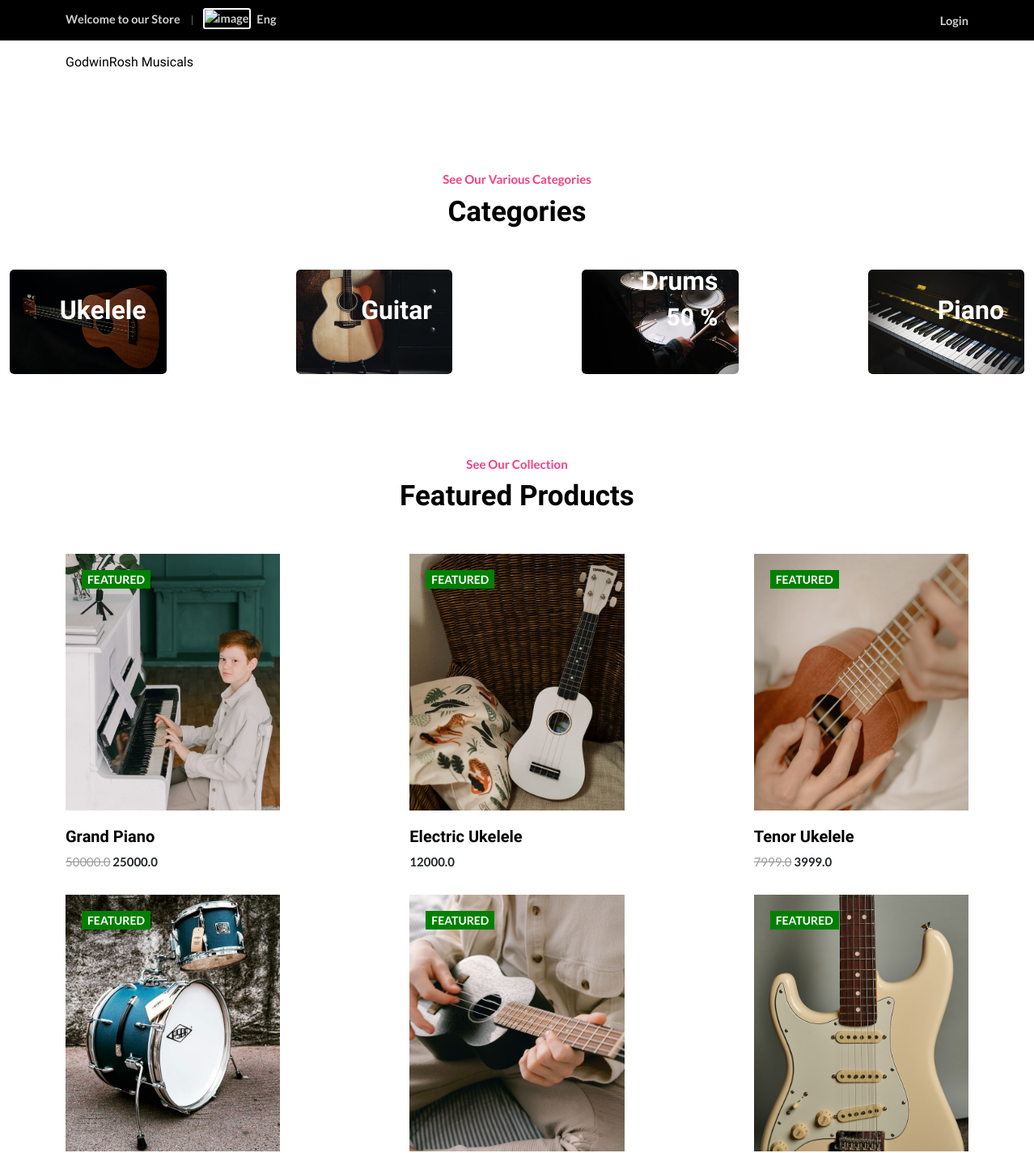
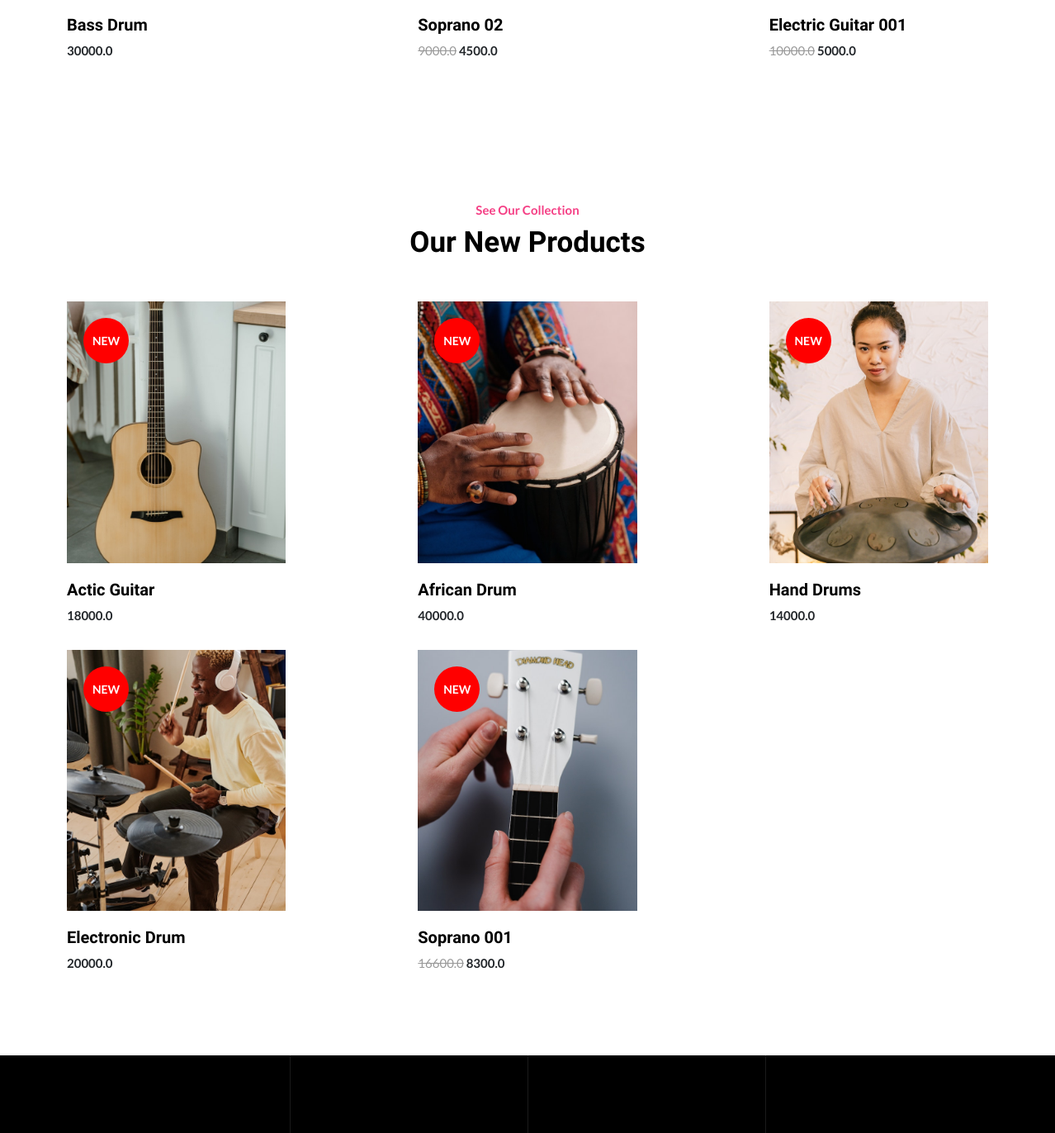
The app's page /homeee/ (upper part), older data (2 pictures, top to bottom).
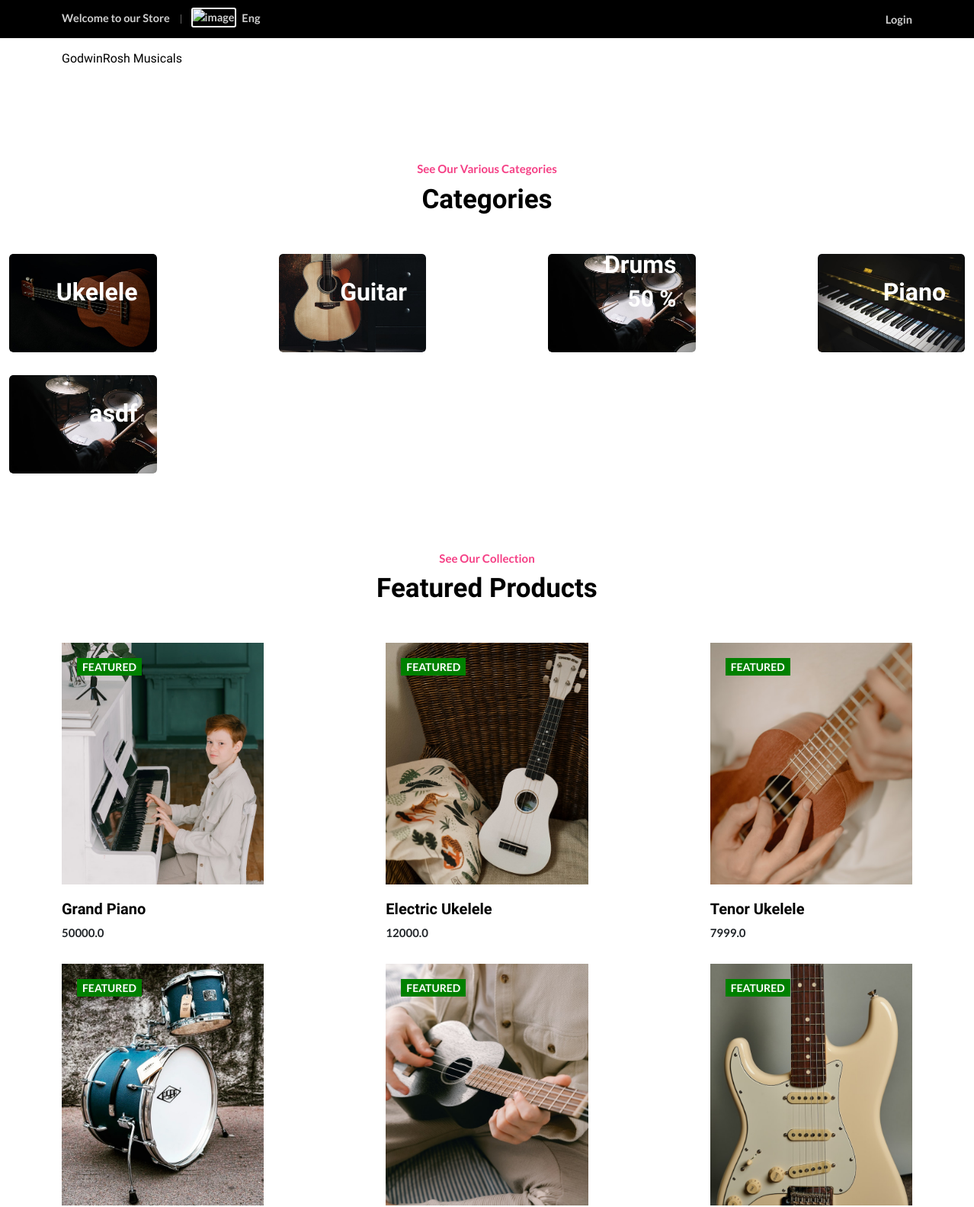
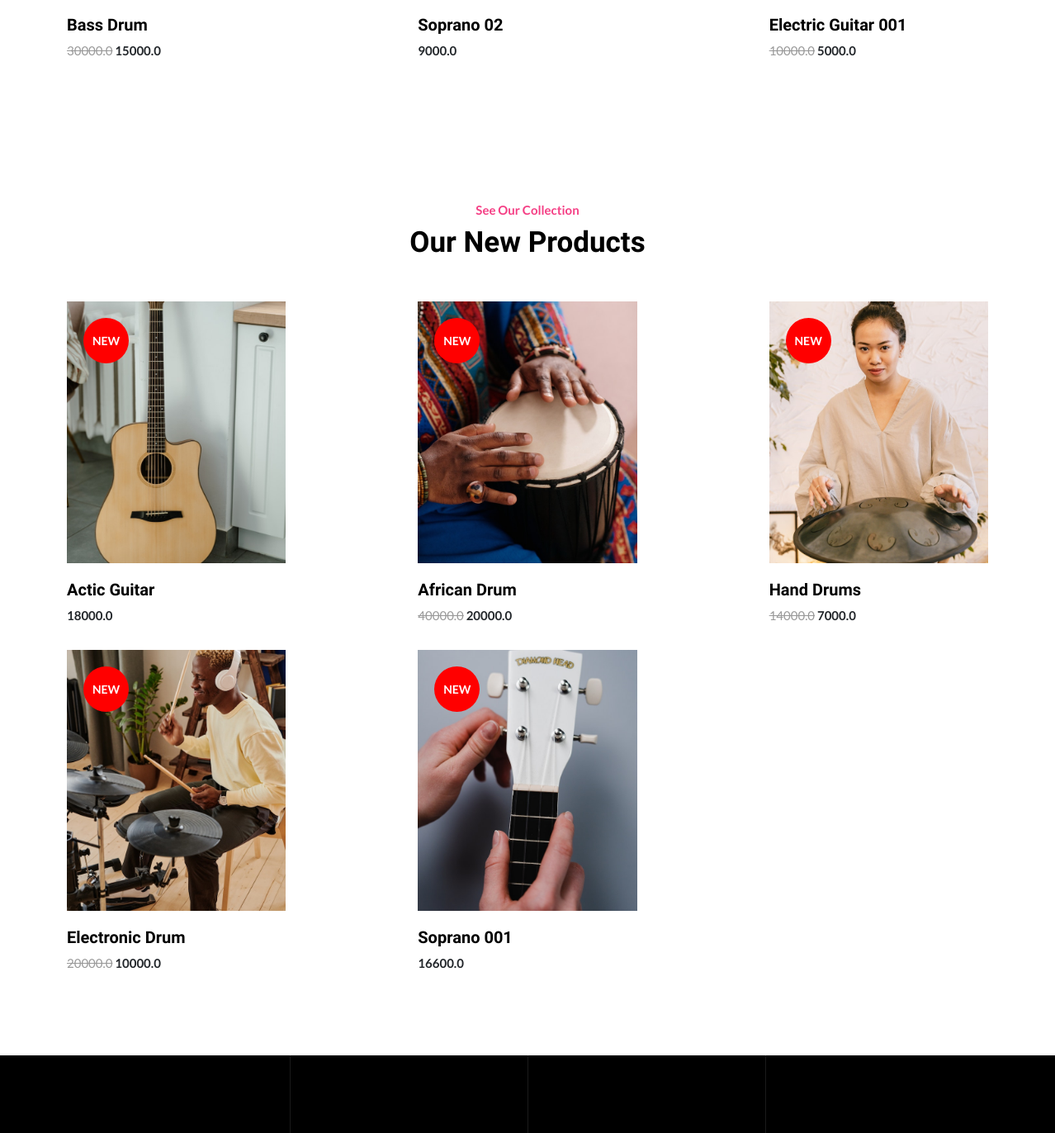
The same page, newer data (2 pictures, top to bottom).
### category/models.py (models this page shows, shortened)
class Category(models.Model):
    category_name = models.CharField(max_length=50, default='default')
    slug          = models.SlugField(max_length=50,default='default')
    description   = models.TextField(max_length=255, blank=True,default='default')
    cat_image     = models.ImageField(upload_to ='photos/categories', blank=True)
    discount_amnt    = models.FloatField(null=True, blank=False)
    class Meta:
        verbose_name ='category'
        verbose_name_plural = 'categories'

class CategoryOffer(models.Model):
    discount_amnt   = models.IntegerField(default=0)
    is_expired      = models.BooleanField(default=True)
    category        = models.OneToOneField(Category,related_name='cat_offer',on_delete=models.CASCADE)

class Product(models.Model):
    category          = models.ForeignKey(Category, on_delete=models.CASCADE)
    filter_pricee     = models.ForeignKey(PriceFilter, on_delete=models.CASCADE)
    slug              = models.CharField(max_length=150, null=True, blank=False)
    product_name      = models.CharField(max_length=150, null=True, blank=False)
    product_image     = models.ImageField(upload_to='photos/products', null=True, blank=False)
    product_image_1   = models.ImageField(upload_to='photos/products', null=True, blank=False)
    product_image_2   = models.ImageField(upload_to='photos/products', null=True, blank=False)
    description       = models.CharField(max_length=400, null=True, blank=False)
    quantity          = models.IntegerField(null=True, blank=False)
    orignal_price     = models.FloatField(null=True, blank=False)
    selling_price     = models.FloatField(null=True, blank=False)
    discount_price    = models.FloatField(null=True, blank=False)
    status            = models.BooleanField(default=False, help_text="0-default, 1=Hidden")
    trending          = models.BooleanField(default=False, help_text="0-default, 1=Trending")
    tag               = models.CharField(max_length=150, null=True, blank=False)
    is_featured       = models.BooleanField(default=False)
    filter_pricee     = models.ForeignKey(PriceFilter, on_delete=models.CASCADE, null=True)

### accounts/views.py (the view)
# urls.py: path('homeee/', views.home, name="home"),
@cache_control(no_cache =True, must_revalidate =True, no_store =True)
def home(request):
        category = Category.objects.all()
        cat_off = CategoryOffer.objects.all()
        product = Product.objects.filter( tag = 'Featured').order_by('-id')
        new = Product.objects.filter(tag='New').order_by('-id')
        context = {
            'category':category,
            'product':product,
            'new': new,
            'cat_off':cat_off
            }
        return render(request, "home.html", context)

### templates/home.html (shortened to what this page needs)
{% extends 'base.html' %}
{% load static %}
{% block content %}
<section class="categories-banner-area pt-100 pb-70">
    <div class="container-fluid">
        <div class="section-title">
            <span class="sub-title">See Our Various Categories</span>
            <h2>Categories</h2>
        </div>
        <div class="row">
            {% for cat in category %}
            <div class="col-lg-3 col-md-3 col-sm-6">
                <div class="single-categories-box">
                    <img src='{{ cat.cat_image.url }} ' alt="image">
                    <div class="content text-white h2">
                        <span>{{cat.category_name}}</span>
                        {% if cat.cat_offer %}
                            <h3>{{ cat.cat_offer.discount_amnt }} %</h3>
                        {% endif %}
                    </div>
                </div>
            </div>
            {% endfor %}
        </div>
    </div>
</section>
<section class="products-area pb-70">
    <div class="container">
        <div class="section-title">
            <span class="sub-title">See Our Collection</span>
            <h2>Featured Products</h2>
        </div>
        <div class="row">
            {% for pdt in product %}
            <div class="col-lg-4 col-md-6 col-sm-6">
                <div class="single-products-box">
                    <div class="products-image">
                        <a href="products-type-1.html">
                            <img src="{{ pdt.product_image.url }}" class="main-image" alt="image">
                        </a>
                        <div class="new-tag">{{ pdt.tag }}</div>
                    </div>
                    <div class="products-content">
                        <h3><a href="products-type-1.html">{{ pdt.product_name }}</a></h3>
                        <div class="price">
                            {% if not pdt.discount_price < 1 %}
                                <span class="old-price">{{ pdt.orignal_price }}</span>
                                <span class="new-price">{{ pdt.discount_price }}</span>
                            {% else %}
                                <span class="new-price">{{ pdt.orignal_price }}</span>
                            {% endif %}
                        </div>
                        <div class="star-rating">
                            <i class='bx bxs-star'></i>
                            <i class='bx bxs-star'></i>
                            <i class='bx bxs-star'></i>
                            <i class='bx bxs-star'></i>
                            <i class='bx bxs-star'></i>
                        </div>
                    </div>
                </div>
            </div>
            {% endfor %}
        </div>
    </div>
</section>
<section class="facility-area pb-70">
</section>
<section class="products-area pb-70">
    <div class="container">
        <div class="section-title">
            <span class="sub-title">See Our Collection</span>
            <h2>Our New Products</h2>
        </div>
        <div class="row">
            {% for newpdt in new %}
            <div class="col-lg-4 col-md-6 col-sm-6">
                <div class="single-products-box">
                    <div class="products-image">
                        <a href="products-type-1.html">
                            <img src="{{ newpdt.product_image.url }}" class="main-image" alt="image">
                        </a>
                        <div class="products-button">
                            <ul>
                            </ul>
                        </div>
                        <div class="sale-tag">{{ newpdt.tag}}</div>
                    </div>
                    <div class="products-content">
                        <h3><a href="products-type-1.html">{{ newpdt.product_name}}</a></h3>
                        <div class="price">
                            {% if  newpdt.discount_price > 1 %}
                                <span class="old-price">{{ newpdt.orignal_price }}</span>
                                <span class="new-price">{{ newpdt.discount_price }}</span>
                            {% else %}
                                <span class="new-price">{{ newpdt.orignal_price }}</span>
                            {% endif %}
                        </div>
                        <div class="star-rating">
                            <i class='bx bxs-star'></i>
                            <i class='bx bxs-star'></i>
                            <i class='bx bxs-star'></i>
                            <i class='bx bxs-star'></i>
                            <i class='bx bxs-star'></i>
                        </div>
                    </div>
                </div>
            </div>
            {% endfor %}
        </div>
    </div>
</section>
{% endblock %}

### templates/base.html (shortened to what this page needs)
{% load static%}
<!doctype html>
<html lang="zxx">
    <head>
        <link rel="stylesheet" href="{% static 'css/bootstrap.min.css' %}">
        <link rel="stylesheet" href="{% static 'css/animate.min.css' %}">
        <link rel="stylesheet" href="{% static 'css/boxicons.min.css' %}">
        <link rel="stylesheet" href="{% static '/css/flaticon.css' %}" type="text/css">
        <link rel="stylesheet" href="{% static 'css/magnific-popup.min.css' %}">
        <link rel="stylesheet" href="{% static 'css/nice-select.min.css' %}">
        <link rel="stylesheet" href="{% static 'css/slick.min.css' %}">
        <link rel="stylesheet" href="{% static 'css/owl.carousel.min.css' %}">
        <link rel="stylesheet" href="{% static 'css/meanmenu.min.css' %}">
        <link rel="stylesheet" href="{% static 'css/rangeSlider.min.css' %}">
        <link rel="stylesheet" href="{% static 'css/style.css' %}">
        <link rel="stylesheet" href="{% static 'css/dark.css' %}">
        <link rel="stylesheet" href="{% static 'css/responsive.css' %}">
    </head>
    <body>
        {% include 'includes/navbar.html' %}
        {% block content %}{% endblock %}
        {% include 'includes/footer.html' %}
</body>
</html>

### templates/includes/navbar.html (shortened to what this page needs)
{% load static %}
<div class="top-header">
    <div class="container">
        <div class="row align-items-center">
            <div class="col-lg-6 col-md-12">
                <ul class="header-contact-info">
                    <li>Welcome to our Store </li>
                    <li>
                        <div class="dropdown language-switcher d-inline-block">
                            <button class="dropdown-toggle" type="button" data-bs-toggle="dropdown" aria-haspopup="true"
                                aria-expanded="false">
                                <img src="{% static 'img/us-flag.jpg' %}" alt="image">
                                <span>Eng <i class='bx bx-chevron-down'></i></span>
                            </button>
                        </div>
                    </li>
                </ul>
            </div>
            <div class="col-lg-6 col-md-12">
                <ul class="header-top-menu">
                    {% if request.user.is_authenticated %}
                    <li><a href="{% url 'logout' %}"><i class='bx bx-log-in'></i> Logout</a></li>
                    {% else %}
                    <li><a href="{% url 'login' %}"><i class='bx bx-log-in'></i> Login</a></li>
                    {% endif %}
                </ul>
            </div>
        </div>
    </div>
</div>
<div class="navbar-area">
    <div class="xton-nav">
        <div class="container">
            <nav class="navbar navbar-expand-md navbar-light">
                <a class="navbar-brand" href="{% url 'home' %}">
                    <h6>GodwinRosh Musicals</h6>
                </a>
                <div class="collapse navbar-collapse mean-menu">
                    <div class="others-option">
                        <div class="option-item">
                            <div class="search-btn-box">
                                <i class="search-btn bx bx-search-alt"></i>
                            </div>
                        </div>
                        <div class="option-item">
                            <div class="cart" style="height: 40px; width:2%">
                                <a href="{% url 'cart' %}" data-bs-target="#shoppingCartModal"><i
                                        class='bx bx-shopping-bag'></i></a>
                            </div>
                        </div>
                    </div>
                </div>
            </nav>
        </div>
    </div>
</div>

### templates/includes/footer.html (shortened to what this page needs)
{% load static %}
 <footer class="footer-area">
    <div class="lines">
    </div>
</footer>

Row changes from the older to the newer data that the page shows:
added Category: cat_image (picture), category_name "asdf"
changed Product "Grand Piano": discount_price "25000.0" → (not shown)
changed Product "Tenor Ukelele": discount_price "3999.0" → (not shown)
changed Product "Bass Drum": discount_price (not shown) → "15000.0"
changed Product "Soprano 02": discount_price "4500.0" → (not shown)
changed Product "African Drum": discount_price (not shown) → "20000.0"
changed Product "Hand Drums": discount_price (not shown) → "7000.0"
changed Product "Electronic Drum": discount_price (not shown) → "10000.0"
changed Product "Soprano 001": discount_price "8300.0" → (not shown)
